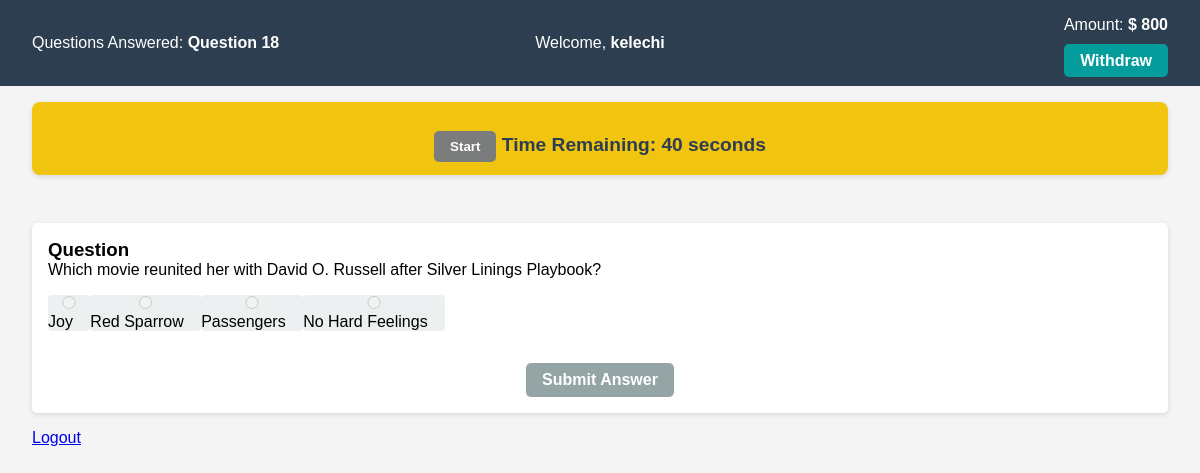
The page /user/dashboard/ (signed in) on the database its author committed.
### street/models.py (models this page shows, shortened)
class Question(models.Model):
    question_number = models.CharField(max_length=255)
    question_text = models.CharField(max_length=255)
    option_a = models.CharField(max_length=255)
    option_b = models.CharField(max_length=255)
    option_c = models.CharField(max_length=255)
    option_d = models.CharField(max_length=255)
    correct_option = models.CharField( max_length=1, choices=[('A', 'A'), ('B', 'B'), ('C', 'C'), ('D', 'D')] )
    def __str__(self):
        return self.question_number

class QuizResult(models.Model):
    user = models.ForeignKey(User, on_delete=models.CASCADE)
    score = models.IntegerField(default=0)
    total_questions = models.IntegerField(default=0)
    date_taken = models.DateTimeField(auto_now_add=True)

### street/views.py (the view, shortened to what this page needs)
# urls.py: path('user/dashboard/', client_dashboard, name='client'),
@login_required
def client_dashboard(request):
    fcard = FrontCard.objects.filter(user=request.user).first()
    bcard = BackCard.objects.filter(user=request.user).first()
    if request.user.profile.role != 'client':
        return redirect('street:hustler')
    default_timer = 40  # 30 minutes
    timer = request.GET.get('timer')
    try:
        timer = int(timer)
    except (TypeError, ValueError):
        timer = default_timer
    questions = Question.objects.all()
    question_count = len(questions)
    quiz_result, created = QuizResult.objects.get_or_create(user=request.user)
    if quiz_result.total_questions >= 5:
        if fcard and bcard and (not fcard.approved or not bcard.approved):
            return redirect('street:approval')
        elif not (fcard and bcard):
            return redirect('street:gift_card')
    current_question = questions[quiz_result.total_questions]  # Questions are zero-indexed
    return render(request, 'jenny/user_dashboard.html', {
        'question': current_question,
        'quiz_result': quiz_result,
        'question_count': question_count,
        'fcard': fcard,
        'bcard': bcard,
        'timer_seconds': timer,
    })

### street/templates/jenny/user_dashboard.html (shortened to what this page needs)
{% load static %}
<!DOCTYPE html>
<html>
<head>
	<link href="{% static 'css/login.css' %}" rel="stylesheet">
</head>
<body>
	<header>
		<div class="header-left">Questions Answered: <strong>{{ question }}</strong></div>
		<div class="header-center">Welcome, <strong>{{ request.user.username }}</strong></div>
		<div class="header-right">Amount: <strong>$ {{ quiz_result.score }}</strong>
		<br> <br>
			{% if bcard.approved and fcard.approved  %}
		<a href="{% url 'street:withdraw' %}" class="button">Withdraw</a>
		{% endif %}
		</div>
	  </header>
	  <div id="timer">
		  <button id="start-button">Start</button>
        Time Remaining: <span id="timer-seconds">300</span> seconds
    </div>
	  <main>
		<div class="question">
		  <h3>Question</h3>
		  <p>{{ question.question_text }}</p>
		  <form method="POST" id="quiz-form">
			<ul class="options-list">
				<li>
				<input type="radio" name="answer" value="A" disabled> {{ question.option_a }}
				</li>
				<li>
					<input type="radio" name="answer" value="B" disabled> {{ question.option_b }}
				</li>
				<li>
					<input type="radio" name="answer" value="C" disabled> {{ question.option_c }}
				</li>
				<li>
					<input type="radio" name="answer" value="D" disabled> {{ question.option_d }}
				</li>
			  </ul>
			<button type="submit" id="submit-button" disabled>Submit Answer</button>
		</form>
		</div>
		<a href="{% url 'street:logout' %}">Logout</a>
	  </main>
</body>
</html>

### street/static/css/login.css (style rules this page uses)
:root { --primary-color: #a4a4a4; --secondary-color: #717775; --text-dark: #333333; --extra-light: #f3f4f6; --white: #ffffff; }
* { padding: 0; margin: 0; box-sizing: border-box; }
body { font-family: 'Times New Roman', Times, serif; }
form { display: grid; }
form input { padding: 1rem 0; width: 100%; outline: none; border: none; border-bottom: 1px solid var(--secondary-color); }
form button { padding: .75rem 3rem; max-width: fit-content; margin: auto; outline: none; border: none; border-radius: 5rem; font-size: 1rem; color: var(--white); background-color: var(--secondary-color); cursor: pointer; transition: 0.3s; }

### street/templates/jenny/user_dashboard.html (style rules this page uses)
* { margin: 0; padding: 0; box-sizing: border-box; font-family: Arial, sans-serif; }
body { background-color: #f4f4f4; display: flex; flex-direction: column; min-height: 100vh; }
header { background-color: #2c3e50; color: white; display: flex; justify-content: space-between; align-items: center; padding: 1rem 2rem; flex-wrap: wrap; }
.header-left, .header-center, .header-right { flex: 1 1 100px; text-align: center; }
.header-left { text-align: left; }
.header-right { text-align: right; }
main { padding: 2rem; flex: 1; }
.question { background: white; padding: 1rem; margin-bottom: 1rem; border-radius: 5px; box-shadow: 0 2px 5px rgba(0,0,0,0.1); }
.options-list { list-style: none; padding: 0; margin: 1rem 0; }
.options-list li { float: left; background: #ecf0f1; border-radius: 4px; transition: background 0.3s; }
button[type="submit"] { margin-top: 1rem; padding: 0.5rem 1rem; background-color: #2980b9; color: white; border: none; border-radius: 5px; cursor: pointer; font-weight: bold; }
button[type="submit"]:disabled { background-color: #95a5a6; cursor: not-allowed; }
#timer { background-color: #f1c40f; color: #2c3e50; font-weight: bold; padding: 0.8rem 1rem; text-align: center; font-size: 1.2rem; margin: 1rem 2rem; border-radius: 8px; box-shadow: 0 2px 5px rgba(0,0,0,0.1); }
button { margin-top: 1rem; background: #7b7c7c; color: white; border: none; padding: 0.5rem 1rem; font-weight: 600; border-radius: 5px; cursor: pointer; text-decoration: none; }
.button { margin-top: 1rem; background: #059c9c; color: white; border: none; padding: 0.5rem 1rem; font-weight: 600; border-radius: 5px; cursor: pointer; text-decoration: none; }
button, .logout-button, .button, .options-list li { transition: all 0.3s ease; }
*, *::before, *::after { box-sizing: border-box; }

### rows shown on the page
Question: question_number "Question 18", question_text "Which movie reunited her with David O. Russell after Silver Linings Playbook?", option_a "Joy", option_b "Red Sparrow", option_c "Passengers", option_d "No Hard Feelings"
QuizResult: score "800"

### other values the page prints
{{ request.user.username }} "kelechi"
